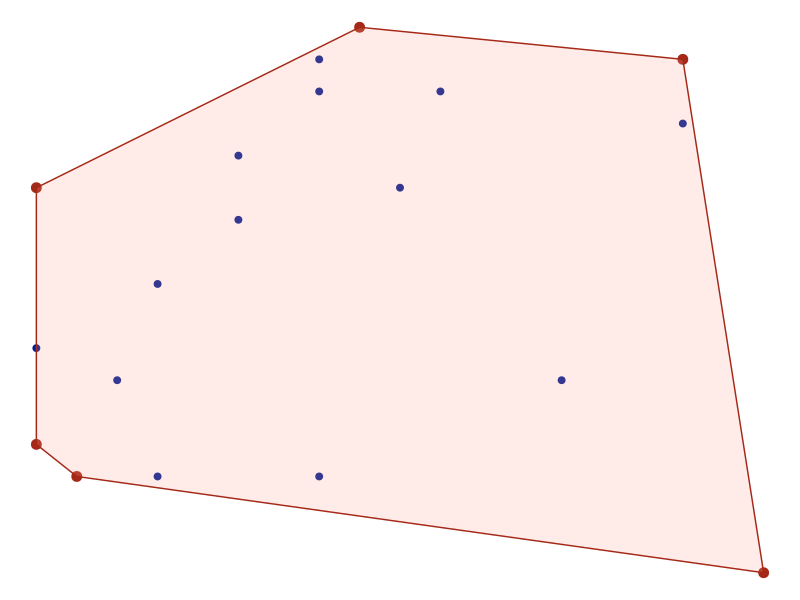
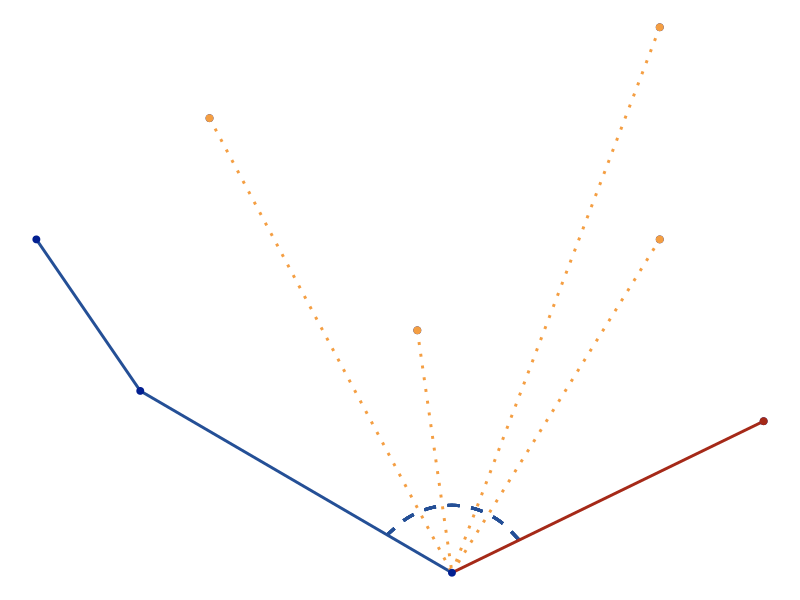
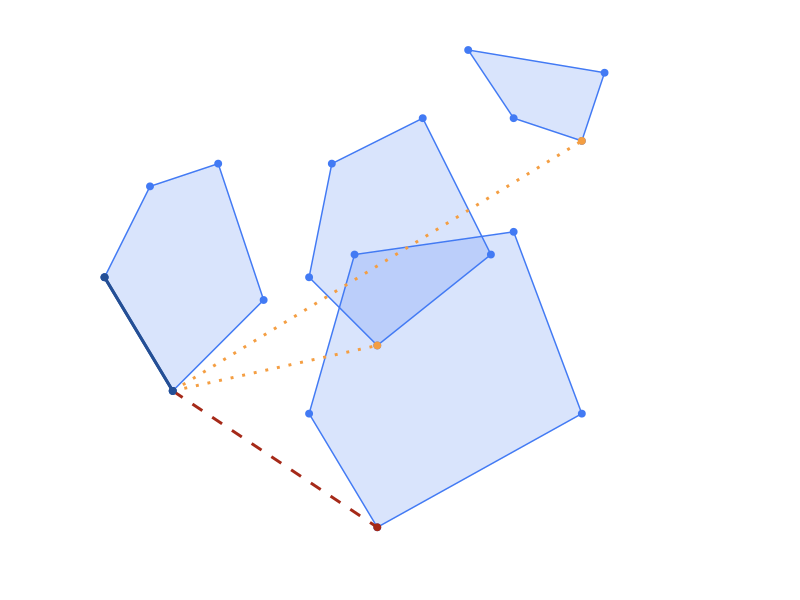

Recreate these plots in R, in order.
library(igraph)
library(dplyr)
library(ggplot2)
library(microbenchmark)
library(scales)
library(ggforce)

set.seed(12)

# SUPPORT PLOTS
# Draw a convex hull

X <- floor(matrix(runif(40)*20, ncol = 2))
X_frame <- data.frame(X)[-c(3, 8),]

p <- ggplot(data = X_frame, aes(x = X1, y = X2)) + geom_point(size = 2, color ="#021f91") 

hull <- data.frame(X[chull(X),])

p <- p + geom_point(size = 3, color ="#a52918", data = hull, aes(x = X1, y = X2))
p <- p + geom_polygon(color ="#a52918", data = hull, aes(x = X1, y = X2), fill = "#ff9b8e", alpha = 0.2)


p <- p + theme_void()


p 



# JARVIS MARCH

X <- matrix(c(3, 21,
              6, 16,
      
              15, 10,
              24, 15,
              21, 21,
              
              21, 28,
              
              8, 25,
              
              14, 18
              ), ncol = 2, byrow = T)

X_frame = data.frame(X1 = X[, 1], X2 = X[, 2])
p <- ggplot() + xlim(c(0,32)) + ylim(c(0,32))

p <- ggplot(data = X_frame, aes(x = X1, y = X2)) 

p <- p + geom_line(size = 1, color ="#244f96", data = X_frame[1:3, ], aes(x = X1, y = X2))

for (i in 5:8) {
  p <- p + geom_line(size = 1, color ="#f49e42", data = X_frame[c(3, i), ], aes(x = X1, y = X2), linetype="dotted")
}
p <- p + geom_curve(aes(xend = 13.13, x = 16.95, yend = 11.25, y = 11.07), size = 1, color = "#244f96", linetype="dashed")
p <- p + geom_line(size = 1, color ="#a52918", data = X_frame[c(3, 4), ], aes(x = X1, y = X2))

p <- p + geom_point(size = 2, color ="#021f91") 
p <- p + geom_point(size = 2, color ="#f49e42", data = X_frame[5:8, ], aes(x = X1, y = X2))
p <- p + geom_point(size = 2, color ="#a52918", data = X_frame[4, ], aes(x = X1, y = X2))

p <- p + theme_void()

p


# CHAN'S STEP

X <- matrix(c(3, 21,
              6, 16,
              10, 20,
              8, 26,
              5, 25,
              
              
              12, 15,
              15, 10,
              24, 15,
              21, 23,
              14, 22,
              
              12, 21,
              15, 18,
              20, 22,
              17, 28,
              13, 26,
              
              21, 28,
              24, 27,
              25, 30,
              19, 31), ncol = 2, byrow = T)

X_frame = data.frame(X1 = X[, 1], X2 = X[, 2])
p <- ggplot() + xlim(c(0,32)) + ylim(c(8,32))

p <- p + geom_point(size = 2, color ="#427af4", data = X_frame[1:5, ], aes(x = X1, y = X2))
p <- p + geom_polygon(color ="#427af4", data = X_frame[1:5, ], aes(x = X1, y = X2), fill = "#427af4", alpha = 0.2)


p <- p + geom_point(size = 2, color ="#427af4", data = X_frame[6:10, ], aes(x = X1, y = X2))
p <- p + geom_polygon(color ="#427af4", data = X_frame[6:10, ], aes(x = X1, y = X2), fill = "#427af4", alpha = 0.2)

p <- p + geom_point(size = 2, color ="#427af4", data = X_frame[11:15, ], aes(x = X1, y = X2))
p <- p + geom_polygon(color ="#427af4", data = X_frame[11:15, ], aes(x = X1, y = X2), fill = "#427af4", alpha = 0.2)

p <- p + geom_point(size = 2, color ="#427af4", data = X_frame[16:19, ], aes(x = X1, y = X2))
p <- p + geom_polygon(color ="#427af4", data = X_frame[16:19, ], aes(x = X1, y = X2), fill = "#427af4", alpha = 0.2)


p <- p + geom_point(size = 2, color ="#244f96", data = X_frame[1:2, ], aes(x = X1, y = X2))
p <- p + geom_line(size = 1, color ="#244f96", data = X_frame[1:2, ], aes(x = X1, y = X2))

p <- p + geom_point(size = 2, color ="#f49e42", data = X_frame[c(17, 12), ], aes(x = X1, y = X2))
p <- p + geom_line(size = 1, color ="#f49e42", data = X_frame[c(2, 12), ], aes(x = X1, y = X2), linetype="dotted")
p <- p + geom_line(size = 1, color ="#f49e42", data = X_frame[c(2, 17), ], aes(x = X1, y = X2), linetype="dotted")



p <- p + geom_point(size = 2, color ="#a52918", data = X_frame[7, ], aes(x = X1, y = X2))
p <- p + geom_line(size = 1, color ="#a52918", data = X_frame[c(2,7), ], aes(x = X1, y = X2), linetype="dashed")


p <- p + geom_point(size = 2, color ="#244f96", data = X_frame[1:2, ], aes(x = X1, y = X2))
p <- p + geom_line(size = 1, color ="#244f96", data = X_frame[1:2, ], aes(x = X1, y = X2))

p <- p + theme_void()

p
